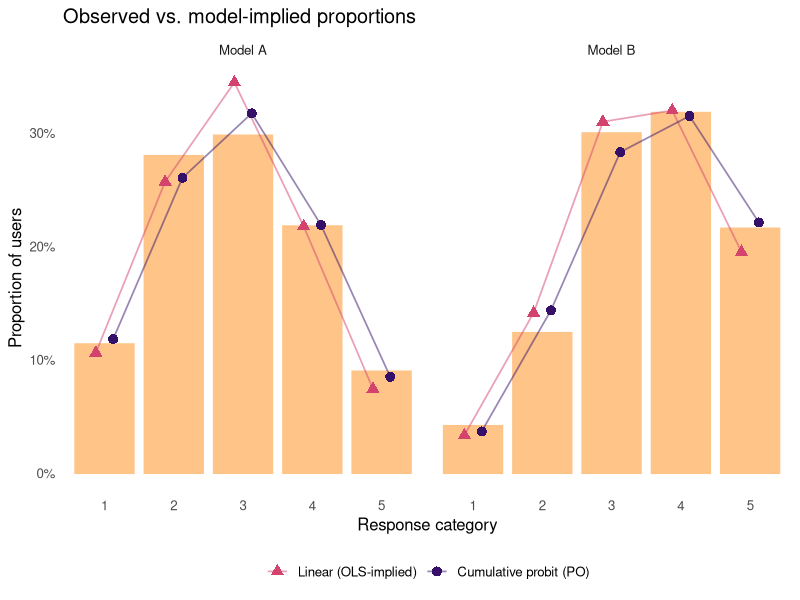
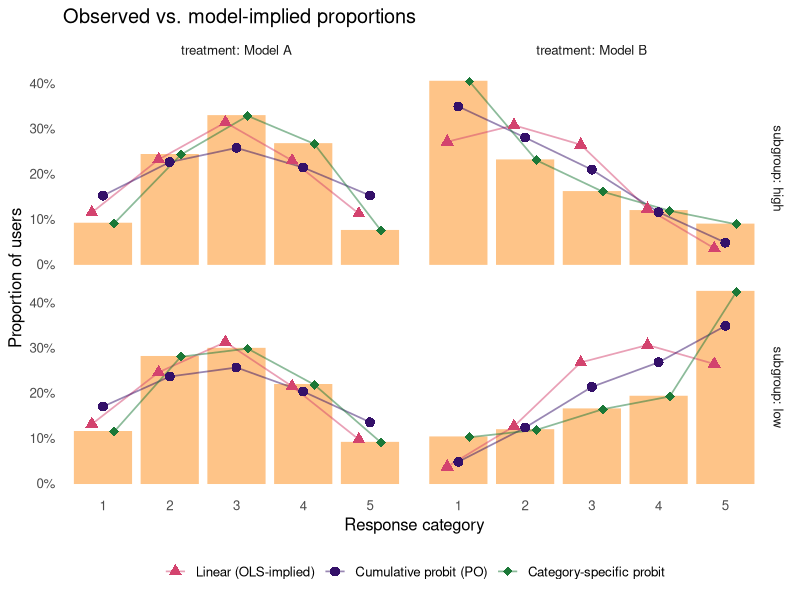
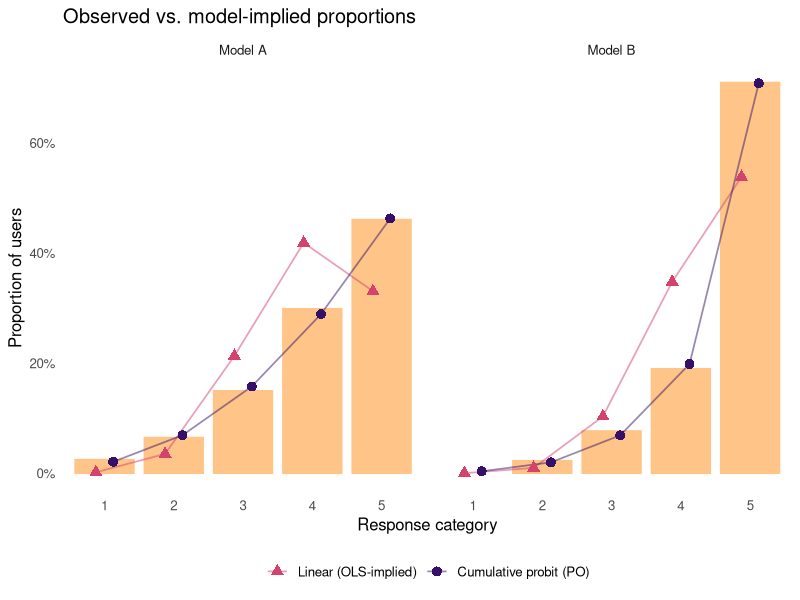
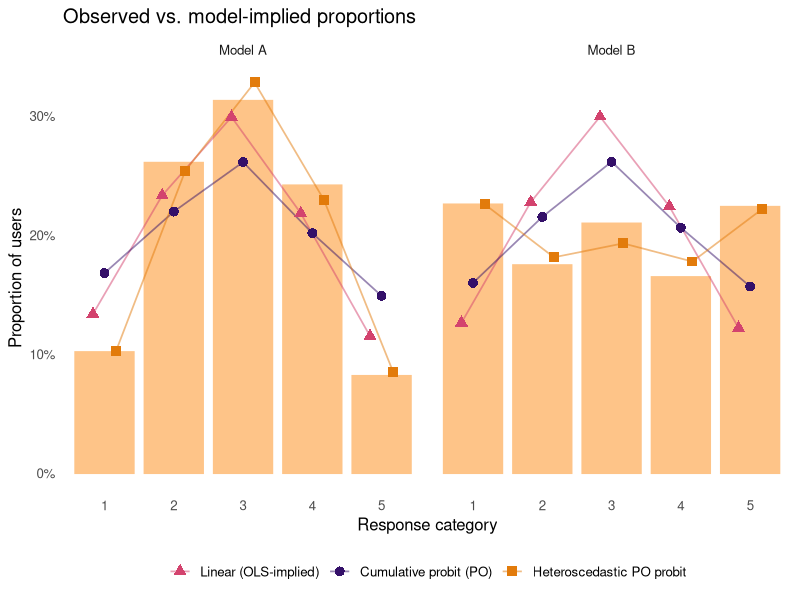
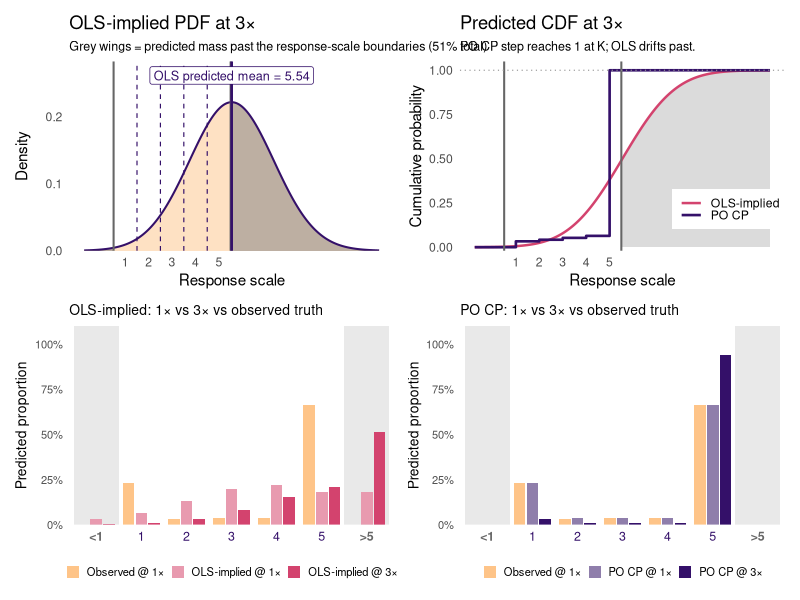

Reproduce these figures in R, in order.
## ---- chunk 1
#| label: setup
#| include: false

library(ggplot2)
library(dplyr)
library(tidyr)
library(MASS)
library(ordinal)
library(marginaleffects)
library(knitr)
library(patchwork)

# URL of the deployed Shiny app on Posit Connect Cloud.
# Replace after first deploy; rendered into the <iframe> below.
app_url <- "https://019e1eb8-83c9-5bb6-a3d1-30881ce7a8d2.share.connect.posit.cloud/"

# ---- Helpers (kept in sync with shiny/app.R) --------------------------

gen_baseline_probs <- function(shape, K) {
  x <- 1:K
  p <- switch(
    shape,
    "Symmetric / Normal-like"    = dnorm(seq(-1.5, 1.5, length.out = K)),
    "Uniform (flat)"             = rep(1, K),
    "Bimodal (polarized)"        = {
      v <- rep(0.1, K); v[1] <- 1; v[K] <- 1; v
    },
    "Skewed toward Satisfied"    = (x / K)^2,
    "Skewed toward Dissatisfied" = ((K - x + 1) / K)^2,
    "Zero-inflated / J-shape"    = exp(-0.8 * (x - 1))
  )
  p / sum(p)
}

treat_probs <- function(baseline, beta, effect_type, scale_ratio = 1) {
  K   <- length(baseline)
  tau <- qnorm(pmin(pmax(cumsum(baseline)[-K], 1e-4), 1 - 1e-4))

  if (effect_type == "polarize") {
    cum_pos <- c(pnorm((tau - beta) / scale_ratio), 1)
    cum_neg <- c(pnorm((tau + beta) / scale_ratio), 1)
    return(0.5 * diff(c(0, cum_pos)) + 0.5 * diff(c(0, cum_neg)))
  }

  beta_k <- if (effect_type == "asymmetric") {
    beta * seq(2, 0, length.out = K - 1)
  } else {
    rep(beta, K - 1)
  }
  cum_treat <- c(pnorm((tau - beta_k) / scale_ratio), 1)
  diff(c(0, cum_treat))
}

simulate_ab <- function(n_per, K, shape, beta, effect_type,
                        scale_ratio = 1, seed = 1138,
                        covariate = FALSE, interaction_mag = 0) {
  set.seed(seed)
  baseline <- gen_baseline_probs(shape, K)

  if (!covariate) {
    treated <- treat_probs(baseline, beta, effect_type, scale_ratio)
    ctrl <- sample(1:K, n_per, replace = TRUE, prob = baseline)
    trt  <- sample(1:K, n_per, replace = TRUE, prob = treated)
    return(tibble(
      treatment = factor(rep(c("Model A", "Model B"), each = n_per),
                         levels = c("Model A", "Model B")),
      response  = c(ctrl, trt)
    ) %>% mutate(response_ord = factor(response, levels = 1:K, ordered = TRUE)))
  }

  beta_low  <- beta + interaction_mag / 2
  beta_high <- beta - interaction_mag / 2
  n_half    <- n_per %/% 2
  n_other   <- n_per - n_half

  treated_low  <- treat_probs(baseline, beta_low,  effect_type, scale_ratio)
  treated_high <- treat_probs(baseline, beta_high, effect_type, scale_ratio)

  tibble(
    treatment = factor(rep(c("Model A", "Model B"), each = n_per),
                       levels = c("Model A", "Model B")),
    subgroup  = factor(c(rep("low", n_half), rep("high", n_other),
                         rep("low", n_half), rep("high", n_other)),
                       levels = c("low", "high")),
    response  = c(sample(1:K, n_half,  replace = TRUE, prob = baseline),
                  sample(1:K, n_other, replace = TRUE, prob = baseline),
                  sample(1:K, n_half,  replace = TRUE, prob = treated_low),
                  sample(1:K, n_other, replace = TRUE, prob = treated_high))
  ) %>% mutate(response_ord = factor(response, levels = 1:K, ordered = TRUE))
}

fit_models <- function(sim, fit_cs = FALSE, fit_scale = FALSE, covariate = FALSE) {
  if (covariate) {
    f_ols <- response ~ treatment * subgroup
    f_pol <- response_ord ~ treatment * subgroup
    f_cs  <- ~ treatment * subgroup
  } else {
    f_ols <- response ~ treatment
    f_pol <- response_ord ~ treatment
    f_cs  <- ~ treatment
  }
  m_ols <- lm(f_ols, data = sim)
  m_ord <- tryCatch(
    polr(f_pol, data = sim, method = "probit", Hess = TRUE),
    error = function(e) NULL
  )
  m_cs <- if (fit_cs) {
    tryCatch(
      clm(response_ord ~ 1, nominal = f_cs, data = sim, link = "probit"),
      error = function(e) NULL
    )
  } else NULL
  m_scale <- if (fit_scale && !fit_cs && !covariate) {
    tryCatch(
      clm(response_ord ~ treatment, scale = ~ treatment,
          data = sim, link = "probit"),
      error = function(e) NULL
    )
  } else NULL
  list(ols = m_ols, ord = m_ord, cs = m_cs, scale = m_scale)
}

interaction_p <- function(model) {
  if (is.null(model)) return(NA_real_)
  cf <- summary(model)$coefficients
  rn <- rownames(cf)
  ix <- grepl(":", rn) & grepl("treatment", rn) & grepl("subgroup", rn)
  if (!any(ix)) return(NA_real_)
  if ("Pr(>|t|)" %in% colnames(cf)) return(unname(cf[ix, "Pr(>|t|)"][1]))
  if ("t value"  %in% colnames(cf)) return(2 * pnorm(-abs(cf[ix, "t value"][1])))
  NA_real_
}

interaction_coef <- function(model) {
  if (is.null(model)) return(NA_real_)
  cf <- summary(model)$coefficients
  rn <- rownames(cf)
  ix <- grepl(":", rn) & grepl("treatment", rn) & grepl("subgroup", rn)
  if (!any(ix)) return(NA_real_)
  est_col <- if ("Estimate" %in% colnames(cf)) "Estimate" else "Value"
  unname(cf[ix, est_col][1])
}

predicted_probs <- function(models, K, covariate = FALSE) {
  newdat <- if (covariate) {
    expand_grid(
      treatment = factor(c("Model A", "Model B"), levels = c("Model A", "Model B")),
      subgroup  = factor(c("low", "high"), levels = c("low", "high"))
    )
  } else {
    tibble(treatment = factor(c("Model A", "Model B"), levels = c("Model A", "Model B")))
  }
  group_keys <- if (covariate) c("treatment", "subgroup") else c("treatment")

  if (!is.null(models$ord)) {
    raw <- predict(models$ord, newdata = newdat, type = "probs")
    preds_ord <- as.data.frame(raw) %>%
      setNames(as.character(1:K)) %>%
      bind_cols(newdat %>% mutate(across(everything(), as.character))) %>%
      pivot_longer(as.character(1:K), names_to = "response", values_to = "p_ord") %>%
      mutate(response = as.integer(response))
  } else {
    preds_ord <- newdat %>%
      mutate(across(everything(), as.character)) %>%
      crossing(response = 1:K) %>%
      mutate(p_ord = NA_real_)
  }

  ols_bin_probs <- function(mu, sig, K) {
    edges <- c(-Inf, seq(1.5, K - 0.5, by = 1), Inf)
    diff(pnorm(edges, mean = mu, sd = sig))
  }
  ols_mu  <- predict(models$ols, newdata = newdat)
  ols_sig <- summary(models$ols)$sigma
  preds_ols <- bind_rows(lapply(seq_len(nrow(newdat)), function(i) {
    row <- newdat[i, , drop = FALSE]
    tibble(
      !!!lapply(row, as.character),
      response = 1:K,
      p_ols    = ols_bin_probs(ols_mu[i], ols_sig, K)
    )
  }))

  if (!is.null(models$cs)) {
    cs_grid <- if (covariate) {
      expand_grid(
        treatment    = factor(c("Model A", "Model B"), levels = c("Model A", "Model B")),
        subgroup     = factor(c("low", "high"), levels = c("low", "high")),
        response_ord = factor(1:K, levels = 1:K, ordered = TRUE)
      )
    } else {
      expand_grid(
        treatment    = factor(c("Model A", "Model B"), levels = c("Model A", "Model B")),
        response_ord = factor(1:K, levels = 1:K, ordered = TRUE)
      )
    }
    preds_cs <- tryCatch({
      cs_grid %>%
        mutate(p_cs = predict(models$cs, newdata = cs_grid, type = "prob")$fit,
               response = as.integer(as.character(response_ord))) %>%
        mutate(across(any_of(c("treatment", "subgroup")), as.character)) %>%
        dplyr::select(any_of(c("treatment", "subgroup", "response", "p_cs")))
    }, error = function(e) {
      newdat %>%
        mutate(across(everything(), as.character)) %>%
        crossing(response = 1:K) %>%
        mutate(p_cs = NA_real_)
    })
  } else {
    preds_cs <- newdat %>%
      mutate(across(everything(), as.character)) %>%
      crossing(response = 1:K) %>%
      mutate(p_cs = NA_real_)
  }

  # Heteroscedastic PO probit (clm with scale = ~ treatment). Only fitted
  # under the no-covariate, no-CS scenario per fit_models above.
  if (!is.null(models$scale)) {
    scale_grid <- expand_grid(
      treatment    = factor(c("Model A", "Model B"), levels = c("Model A", "Model B")),
      response_ord = factor(1:K, levels = 1:K, ordered = TRUE)
    )
    preds_scale <- tryCatch({
      scale_grid %>%
        mutate(p_scale  = predict(models$scale, newdata = scale_grid, type = "prob")$fit,
               response = as.integer(as.character(response_ord))) %>%
        mutate(across(any_of(c("treatment", "subgroup")), as.character)) %>%
        dplyr::select(any_of(c("treatment", "subgroup", "response", "p_scale")))
    }, error = function(e) {
      newdat %>%
        mutate(across(everything(), as.character)) %>%
        crossing(response = 1:K) %>%
        mutate(p_scale = NA_real_)
    })
  } else {
    preds_scale <- newdat %>%
      mutate(across(everything(), as.character)) %>%
      crossing(response = 1:K) %>%
      mutate(p_scale = NA_real_)
  }

  full_join(preds_ord,   preds_ols,   by = c(group_keys, "response")) %>%
    full_join(preds_cs,    by = c(group_keys, "response")) %>%
    full_join(preds_scale, by = c(group_keys, "response"))
}

observed_probs <- function(sim, covariate = FALSE) {
  group_keys <- if (covariate) c("treatment", "subgroup") else c("treatment")
  sim %>%
    count(across(all_of(c(group_keys, "response")))) %>%
    group_by(across(all_of(group_keys))) %>%
    mutate(p_obs = n / sum(n)) %>%
    ungroup() %>%
    mutate(across(all_of(group_keys), as.character)) %>%
    dplyr::select(all_of(c(group_keys, "response", "p_obs")))
}

contrast_cis <- function(models, K, covariate = FALSE) {
  ci_src <- if (!is.null(models$cs)) models$cs else models$ord
  if (is.null(ci_src)) {
    cols <- if (covariate) {
      tibble(subgroup = rep(c("low", "high"), each = K),
             response = rep(1:K, 2))
    } else {
      tibble(response = 1:K)
    }
    return(cols %>% mutate(estimate = NA_real_, conf.low = NA_real_, conf.high = NA_real_))
  }
  me_type <- if (inherits(ci_src, "polr")) "probs" else "prob"
  tryCatch({
    out <- if (covariate) {
      avg_comparisons(ci_src, variables = "treatment", by = "subgroup", type = me_type)
    } else {
      avg_comparisons(ci_src, variables = "treatment", type = me_type)
    }
    out <- out %>%
      as_tibble() %>%
      mutate(response = suppressWarnings(as.integer(as.character(group))))
    if (covariate) {
      out %>% dplyr::select(subgroup, response, estimate, conf.low, conf.high) %>%
        mutate(subgroup = as.character(subgroup))
    } else {
      out %>% dplyr::select(response, estimate, conf.low, conf.high)
    }
  }, error = function(e) {
    cols <- if (covariate) {
      tibble(subgroup = rep(c("low", "high"), each = K),
             response = rep(1:K, 2))
    } else {
      tibble(response = 1:K)
    }
    cols %>% mutate(estimate = NA_real_, conf.low = NA_real_, conf.high = NA_real_)
  })
}

# Static-render version of the app's "Distributions" plot.
# `sim` and `models` should match the same simulation (same covariate flag).
make_dist_plot <- function(sim, models, K, fit_cs, fit_scale = FALSE, covariate = FALSE) {
  preds_df <- predicted_probs(models, K, covariate = covariate)
  obs_df   <- observed_probs(sim,   covariate = covariate)
  group_keys <- if (covariate) c("treatment", "subgroup") else c("treatment")
  dat <- full_join(obs_df, preds_df, by = c(group_keys, "response"))

  cs_active    <- isTRUE(fit_cs)    && any(!is.na(dat$p_cs))
  scale_active <- isTRUE(fit_scale) && any(!is.na(dat$p_scale))
  bars_dat <- dat %>%
    dplyr::select(all_of(c(group_keys, "response", "p_obs"))) %>%
    distinct()

  long_cols <- c("p_ord", "p_ols",
                 if (cs_active)    "p_cs",
                 if (scale_active) "p_scale")
  dat_long <- dat %>%
    pivot_longer(all_of(long_cols), names_to = "model", values_to = "p") %>%
    mutate(model = recode(model,
                          p_ord   = "Cumulative probit (PO)",
                          p_ols   = "Linear (OLS-implied)",
                          p_cs    = "Category-specific probit",
                          p_scale = "Heteroscedastic PO probit"))

  model_levels <- c("Linear (OLS-implied)", "Cumulative probit (PO)",
                    if (cs_active)    "Category-specific probit",
                    if (scale_active) "Heteroscedastic PO probit")
  dat_long$model <- factor(dat_long$model, levels = model_levels)

  color_map <- c("Linear (OLS-implied)"      = "#D3436E",
                 "Cumulative probit (PO)"    = "#341069",
                 "Category-specific probit"  = "#1B7837",
                 "Heteroscedastic PO probit" = "#E27B0B")
  shape_map <- c("Linear (OLS-implied)"      = 17,
                 "Cumulative probit (PO)"    = 16,
                 "Category-specific probit"  = 18,
                 "Heteroscedastic PO probit" = 15)

  p <- ggplot(mapping = aes(x = factor(response))) +
    geom_col(data = bars_dat, aes(y = p_obs),
             fill = "#FEC488", color = "#FEC488", width = 0.85) +
    geom_line(data = dat_long,
              aes(y = p, color = model, group = model),
              position = position_dodge(width = 0.5),
              alpha = 0.5, linewidth = 0.6) +
    geom_point(data = dat_long,
               aes(y = p, color = model, shape = model),
               size = 3, position = position_dodge(width = 0.5)) +
    scale_color_manual(values = color_map[model_levels]) +
    scale_shape_manual(values = shape_map[model_levels]) +
    scale_y_continuous(labels = scales::percent_format(accuracy = 1)) +
    labs(x = "Response category", y = "Proportion of users",
         color = NULL, shape = NULL,
         title = "Observed vs. model-implied proportions") +
    theme_minimal(base_size = 12) +
    theme(legend.position = "bottom", panel.grid = element_blank())

  if (covariate) {
    p + facet_grid(subgroup ~ treatment, labeller = label_both)
  } else {
    p + facet_wrap(~ treatment)
  }
}

make_contrast_table <- function(sim, models, K, covariate = FALSE) {
  preds_df <- predicted_probs(models, K, covariate = covariate)
  obs_df   <- observed_probs(sim,   covariate = covariate)
  group_keys <- if (covariate) c("treatment", "subgroup") else c("treatment")
  dat <- full_join(obs_df, preds_df, by = c(group_keys, "response"))
  cis <- contrast_cis(models, K, covariate = covariate)

  pct <- function(x) ifelse(is.na(x), "—", sprintf("%.0f%%", 100 * x))
  with_ci <- function(est, lo, hi) {
    if (is.na(est)) return("—")
    sprintf("%.0f%% [%.0f%%, %.0f%%]", 100 * est, 100 * lo, 100 * hi)
  }

  keys <- if (covariate) c("subgroup", "response") else c("response")
  out <- dat %>%
    pivot_wider(id_cols = all_of(keys),
                names_from = treatment,
                values_from = c(p_obs, p_ols)) %>%
    mutate(
      obs_delta = `p_obs_Model B` - `p_obs_Model A`,
      ols_delta = `p_ols_Model B` - `p_ols_Model A`
    ) %>%
    dplyr::select(all_of(keys), obs_delta, ols_delta) %>%
    left_join(cis, by = keys) %>%
    arrange(across(all_of(keys))) %>%
    mutate(
      flip = !is.na(estimate) & !is.na(ols_delta) &
             sign(estimate) * sign(ols_delta) < 0,
      Category            = as.character(response),
      `Observed Δ`        = pct(obs_delta),
      `OLS-implied Δ`     = ifelse(flip, paste0(pct(ols_delta), " ⚠"), pct(ols_delta)),
      `Probit Δ [95% CI]` = mapply(with_ci, estimate, conf.low, conf.high)
    )

  if (covariate) {
    out %>% dplyr::select(Subgroup = subgroup, Category,
                          `Observed Δ`, `OLS-implied Δ`, `Probit Δ [95% CI]`)
  } else {
    out %>% dplyr::select(Category, `Observed Δ`, `OLS-implied Δ`, `Probit Δ [95% CI]`)
  }
}

# Static-render version of the app's "Counterfactual" tab. Assumes a
# constant-shift, no-covariate model (the tab in the app disables itself
# otherwise). Returns a patchwork composing OLS bell curve, PO probit latent
# normal, and per-category bar chart at multiplier × β.
make_cf_plot <- function(sim, models, K, mult) {
  newdat   <- tibble(treatment = factor(c("Model A", "Model B"),
                                        levels = c("Model A", "Model B")))
  ols_mus  <- predict(models$ols, newdata = newdat)
  ols_mu_A <- unname(ols_mus[1])
  ols_mu_B <- unname(ols_mus[2])
  ols_beta <- ols_mu_B - ols_mu_A
  ols_sig  <- summary(models$ols)$sigma
  ols_mu_cf <- ols_mu_A + mult * ols_beta

  cp_beta       <- unname(coef(models$ord)[["treatmentModel B"]])
  cp_thresholds <- unname(models$ord$zeta)

  ols_oob_lo_1x <- pnorm(0.5,         ols_mu_B,  ols_sig)
  ols_oob_hi_1x <- 1 - pnorm(K + 0.5, ols_mu_B,  ols_sig)
  ols_p_cat_1x  <- diff(pnorm(seq(0.5, K + 0.5, by = 1), ols_mu_B,  ols_sig))

  ols_oob_lo_cf <- pnorm(0.5,         ols_mu_cf, ols_sig)
  ols_oob_hi_cf <- 1 - pnorm(K + 0.5, ols_mu_cf, ols_sig)
  ols_p_cat_cf  <- diff(pnorm(seq(0.5, K + 0.5, by = 1), ols_mu_cf, ols_sig))

  cp_p_cat_1x <- diff(c(0, pnorm(cp_thresholds - cp_beta),         1))
  cp_p_cat_cf <- diff(c(0, pnorm(cp_thresholds - mult * cp_beta),  1))

  obs_B <- sim %>%
    dplyr::filter(treatment == "Model B") %>%
    count(response) %>%
    mutate(p_obs = n / sum(n)) %>%
    dplyr::select(response, p_obs) %>%
    right_join(tibble(response = 1:K), by = "response") %>%
    arrange(response) %>%
    mutate(p_obs = coalesce(p_obs, 0)) %>%
    pull(p_obs)

  bin_edges <- seq(1.5, K - 0.5, by = 1)
  x_resp <- seq(min(-0.5, ols_mu_cf - 3.5 * ols_sig),
                max(K + 1.5, ols_mu_cf + 3.5 * ols_sig),
                length.out = 600)
  ols_curve     <- tibble(x = x_resp, y = dnorm(x_resp, ols_mu_cf, ols_sig))
  ols_oob_left  <- ols_curve %>% dplyr::filter(x <= 0.5)
  ols_oob_right <- ols_curve %>% dplyr::filter(x >= K + 0.5)
  y_top_ols <- max(ols_curve$y) * 1.18

  p_ols_pdf <- ggplot(ols_curve, aes(x, y)) +
    geom_area(fill = "#FEC488", alpha = 0.5) +
    geom_area(data = ols_oob_left,  fill = "#888888", alpha = 0.55) +
    geom_area(data = ols_oob_right, fill = "#888888", alpha = 0.55) +
    geom_line(color = "#341069", linewidth = 0.7) +
    geom_vline(xintercept = bin_edges, linetype = "dashed",
               color = "#341069", linewidth = 0.4) +
    geom_vline(xintercept = c(0.5, K + 0.5), linetype = "solid",
               color = "#666666", linewidth = 0.7) +
    geom_vline(xintercept = ols_mu_cf, linetype = "solid",
               color = "#341069", linewidth = 0.9) +
    annotate("label", x = ols_mu_cf, y = y_top_ols,
             label = sprintf("OLS predicted mean = %.2f", ols_mu_cf),
             size = 3.2, color = "#341069") +
    scale_x_continuous(breaks = seq_len(K), minor_breaks = NULL) +
    scale_y_continuous(limits = c(0, y_top_ols * 1.08),
                       expand = expansion(mult = c(0, 0))) +
    labs(x = "Response scale", y = "Density",
         title = sprintf("OLS-implied PDF at %g×", mult),
         subtitle = sprintf("Grey wings = predicted mass past the response-scale boundaries (%.0f%% total)",
                            100 * (ols_oob_lo_cf + ols_oob_hi_cf))) +
    theme_minimal(base_size = 11) +
    theme(panel.grid = element_blank(),
          plot.subtitle = element_text(size = 9))

  cdf_curve <- tibble(x = x_resp, y = pnorm(x_resp, ols_mu_cf, ols_sig))
  cp_cdf_df <- tibble(
    x = c(min(x_resp), seq_len(K), max(x_resp)),
    y = c(0, cumsum(cp_p_cat_cf), 1)
  )

  p_cdf <- ggplot() +
    geom_area(data = cdf_curve %>% dplyr::filter(x <= 0.5),
              aes(x, y), fill = "#888888", alpha = 0.30) +
    geom_area(data = cdf_curve %>% dplyr::filter(x >= K + 0.5),
              aes(x, y), fill = "#888888", alpha = 0.30) +
    geom_line(data = cdf_curve, aes(x, y, color = "OLS-implied"),
              linewidth = 0.85) +
    geom_step(data = cp_cdf_df, aes(x, y, color = "PO CP"),
              linewidth = 0.9, direction = "hv") +
    geom_vline(xintercept = c(0.5, K + 0.5), linetype = "solid",
               color = "#666666", linewidth = 0.7) +
    geom_hline(yintercept = 1, linetype = "dotted",
               color = "#999999", linewidth = 0.4) +
    scale_color_manual(values = c("OLS-implied" = "#D3436E",
                                  "PO CP"       = "#341069"),
                       name = NULL) +
    scale_x_continuous(breaks = seq_len(K), minor_breaks = NULL,
                       limits = range(x_resp)) +
    scale_y_continuous(limits = c(-0.02, 1.05),
                       expand = expansion(mult = c(0, 0)),
                       breaks = c(0, 0.25, 0.5, 0.75, 1)) +
    labs(x = "Response scale", y = "Cumulative probability",
         title = sprintf("Predicted CDF at %g×", mult),
         subtitle = "PO CP step reaches 1 at K; OLS drifts past.") +
    theme_minimal(base_size = 11) +
    theme(legend.position = c(0.83, 0.22),
          legend.background = element_rect(fill = "white", color = NA),
          legend.key.height = unit(0.6, "lines"),
          panel.grid = element_blank(),
          plot.subtitle = element_text(size = 9))

  bar_levels  <- c("<1", as.character(seq_len(K)), paste0(">", K))
  axis_colors <- c("#666666", rep("#341069", K), "#666666")
  show_cf     <- abs(mult - 1) > 1e-6

  make_bar_panel <- function(p_1x, p_oob_lo_1x, p_oob_hi_1x,
                             p_cf, p_oob_lo_cf, p_oob_hi_cf,
                             obs_inscale, model_label,
                             color_bold, color_faint) {
    if (show_cf) {
      series_levels <- c(
        "Observed @ 1×",
        sprintf("%s @ 1×", model_label),
        sprintf("%s @ %g×", model_label, mult)
      )
      p_vec <- c(c(0, obs_inscale, 0),
                 c(p_oob_lo_1x, p_1x, p_oob_hi_1x),
                 c(p_oob_lo_cf, p_cf, p_oob_hi_cf))
      fill_values <- setNames(c("#FEC488", color_faint, color_bold),
                              series_levels)
      plot_title <- sprintf("%s: 1× vs %g× vs observed truth",
                            model_label, mult)
    } else {
      series_levels <- c(
        "Observed @ 1×",
        sprintf("%s @ 1×", model_label)
      )
      p_vec <- c(c(0, obs_inscale, 0),
                 c(p_oob_lo_1x, p_1x, p_oob_hi_1x))
      fill_values <- setNames(c("#FEC488", color_bold),
                              series_levels)
      plot_title <- sprintf("%s @ 1× vs observed truth", model_label)
    }
    n_series <- length(series_levels)
    bar_df <- tibble(
      response = factor(rep(bar_levels, n_series), levels = bar_levels),
      p        = p_vec,
      series   = factor(rep(series_levels, each = K + 2),
                        levels = series_levels)
    )
    ggplot(bar_df, aes(x = response, y = p, fill = series)) +
      annotate("rect", xmin = 0.5, xmax = 1.5,
               ymin = 0, ymax = Inf, fill = "#888888", alpha = 0.18) +
      annotate("rect", xmin = K + 1.5, xmax = K + 2.5,
               ymin = 0, ymax = Inf, fill = "#888888", alpha = 0.18) +
      geom_col(position = position_dodge(width = 0.85), width = 0.78) +
      scale_fill_manual(values = fill_values, name = NULL) +
      scale_y_continuous(labels = scales::percent_format(accuracy = 1),
                         expand = expansion(mult = c(0, 0.10)),
                         limits = c(0, 1)) +
      labs(x = NULL, y = "Predicted proportion",
           title = plot_title) +
      theme_minimal(base_size = 10) +
      theme(legend.position = "bottom",
            legend.key.size = unit(0.7, "lines"),
            legend.text  = element_text(size = 8),
            panel.grid   = element_blank(),
            plot.title   = element_text(size = 10),
            axis.text.x  = element_text(color = axis_colors,
                                        face  = c("bold", rep("plain", K), "bold"),
                                        size  = 9))
  }

  p_bar_ols <- make_bar_panel(ols_p_cat_1x, ols_oob_lo_1x, ols_oob_hi_1x,
                              ols_p_cat_cf, ols_oob_lo_cf, ols_oob_hi_cf,
                              obs_B, "OLS-implied",
                              "#D3436E", "#E89AAF")
  p_bar_cp  <- make_bar_panel(cp_p_cat_1x, 0, 0,
                              cp_p_cat_cf, 0, 0,
                              obs_B, "PO CP",
                              "#341069", "#8F7EAB")

  (p_ols_pdf | p_cdf) / (p_bar_ols | p_bar_cp) +
    plot_layout(heights = c(1, 1.05))
}
## ---- chunk 2
#| label: app-iframe
#| echo: false
#| results: asis
cat(sprintf(
  '<iframe src="%s" width="100%%" height="960" style="border: 1px solid #ddd; border-radius: 4px;" loading="lazy"></iframe>',
  app_url
))
## ---- chunk 3
#| label: fig-tour1
#| echo: false
#| fig-width: 8
#| fig-height: 4.5
#| fig-cap: "Tour 1 — Symmetric baseline, moderate constant shift. OLS-implied triangles and PO-probit dots both track the observed bars."
sim1  <- simulate_ab(n_per = 500, K = 5,
                     shape = "Symmetric / Normal-like",
                     beta = 0.4, effect_type = "constant",
                     scale_ratio = 1, seed = 1138)
fits1 <- fit_models(sim1, fit_cs = FALSE)
make_dist_plot(sim1, fits1, K = 5, fit_cs = FALSE)
## ---- chunk 4
#| label: fig-tour2
#| echo: false
#| fig-width: 9
#| fig-height: 6.5
#| fig-cap: "Tour 2 — Symmetric baseline, opposing latent treatment effects across subgroups, plus a treated-condition variance shift. Within each subgroup the treatment moves the distribution dramatically toward one tail; marginalized across subgroups, the mean is preserved while the distribution becomes broader and more polarized."
sim2  <- simulate_ab(n_per = 1000, K = 5,
                     shape = "Symmetric / Normal-like",
                     beta = 0, effect_type = "constant",
                     scale_ratio = 1.6, seed = 1138,
                     covariate = TRUE, interaction_mag = 1.6)
fits2 <- fit_models(sim2, fit_cs = TRUE, covariate = TRUE)
make_dist_plot(sim2, fits2, K = 5, fit_cs = TRUE, covariate = TRUE)
## ---- chunk 5
#| label: tbl-tour2
#| echo: false
#| tbl-cap: "Tour 2 — Subgroup-conditional per-category treatment contrasts. The treatment moves the low subgroup up and the high subgroup down; the marginal mean reported by OLS without an interaction term is essentially zero. ⚠ flags categories where OLS-implied Δ has the opposite sign from the probit point estimate."
kable(make_contrast_table(sim2, fits2, K = 5, covariate = TRUE))
## ---- chunk 6
#| label: fig-tour3
#| echo: false
#| fig-width: 8
#| fig-height: 4.5
#| fig-cap: "Tour 3 — Skewed-toward-Satisfied baseline, constant latent shift. The OLS triangle at category 5 (*Very Satisfied*) sits noticeably below the bar; the probit dot tracks it."
sim3  <- simulate_ab(n_per = 1000, K = 5,
                     shape = "Skewed toward Satisfied",
                     beta = 0.6, effect_type = "constant",
                     scale_ratio = 1, seed = 1138)
fits3 <- fit_models(sim3, fit_cs = FALSE)
make_dist_plot(sim3, fits3, K = 5, fit_cs = FALSE)
## ---- chunk 7
#| label: fig-tour4
#| echo: false
#| fig-width: 8
#| fig-height: 4.5
#| fig-cap: "Tour 4 — Symmetric baseline, latent SD ratio of 1.6. Treated condition is more spread out; mean is unchanged. OLS and PO probit miss it. The heteroscedastic PO probit (orange squares; `clm(... scale = ~ treatment)`) recovers the marginal shape correctly by explicitly fitting a per-condition latent variance."
sim4  <- simulate_ab(n_per = 1000, K = 5,
                     shape = "Symmetric / Normal-like",
                     beta = 0, effect_type = "constant",
                     scale_ratio = 1.6, seed = 1138)
fits4 <- fit_models(sim4, fit_cs = FALSE, fit_scale = TRUE)
make_dist_plot(sim4, fits4, K = 5, fit_cs = FALSE, fit_scale = TRUE)
## ---- chunk 8
#| label: fig-tour5
#| echo: false
#| fig-width: 10
#| fig-height: 8
#| fig-cap: "Tour 5 — Counterfactual extrapolation under a bimodal baseline. Top-left: OLS-implied predictive PDF at 3× the observed treatment effect; the orange-filled bell curve is shifted to its predicted-mean location (vertical purple line) and the grey wings on either side are OLS's predicted mass past the response-scale boundaries at 0.5 and K+0.5. Top-right: predicted cumulative distributions at 3× on the response scale — OLS's continuous CDF (red) drifts past the upper boundary into impossible response values; PO probit's step CDF (purple) reaches 1 exactly at the top category. Bottom-left and bottom-right: per-category predicted proportions for OLS and PO CP at 1× (faint), at 3× (bold), and observed at 1× (orange) for reference; out-of-bounds '<1' and '>5' columns are flagged with grey backgrounds and bolded axis labels."
sim5  <- simulate_ab(n_per = 1000, K = 5,
                     shape = "Bimodal (polarized)",
                     beta = 0.5, effect_type = "constant",
                     scale_ratio = 1, seed = 1138)
fits5 <- fit_models(sim5, fit_cs = FALSE)
make_cf_plot(sim5, fits5, K = 5, mult = 3)
